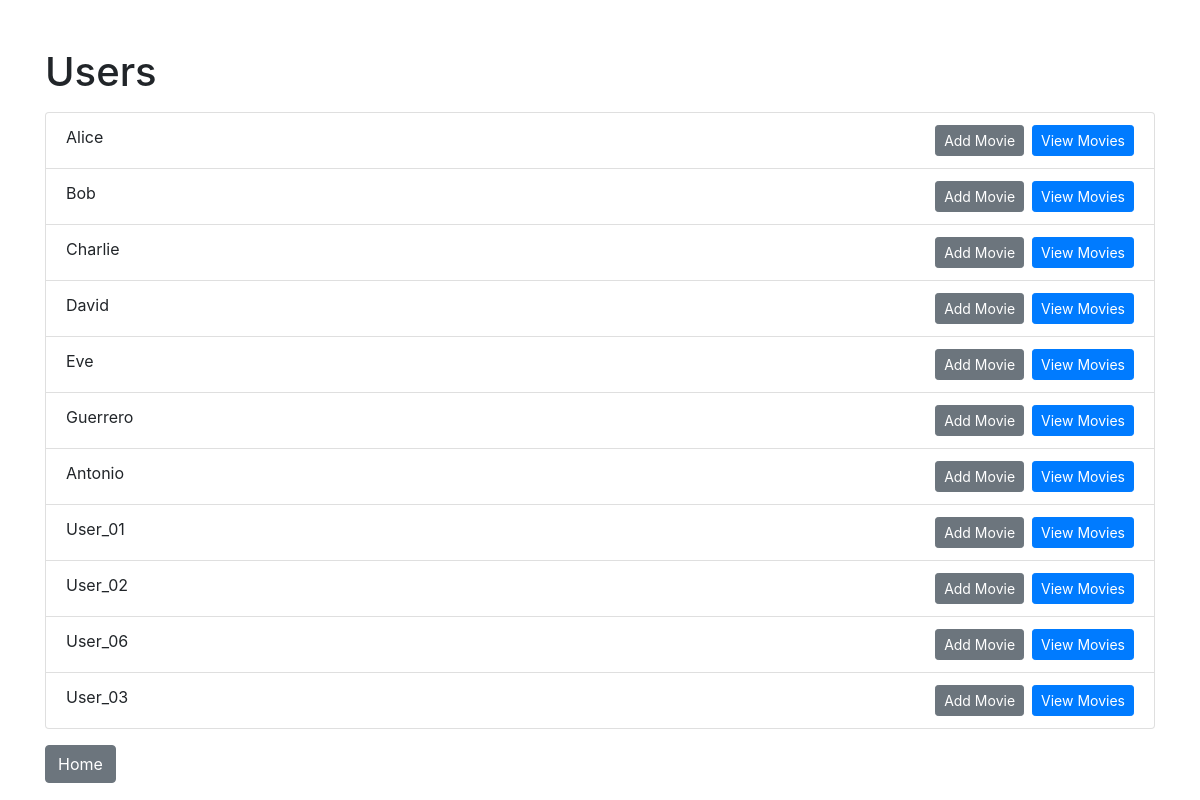
Screenshot of /users with the database file from the repository.
### models.py (models this page shows)
class User(db.Model):
    __tablename__ = 'user'
    user_id = db.Column(db.Integer, primary_key=True)
    name = db.Column(db.String(80), unique=True, nullable=False)
    movies = db.relationship('Movie', backref='user', lazy=True)

### app.py (the view)
@app.route('/users')
def list_users():
    users = User.query.all()
    return render_template('users.html', users=users)

### templates/users.html (shortened to what this page needs)
<!DOCTYPE html>
<html lang="en">
<head>
    <link rel="stylesheet" href="https://stackpath.bootstrapcdn.com/bootstrap/4.5.2/css/bootstrap.min.css">
</head>
<body>
    <div class="container">
        <h1 class="mt-5">Users</h1>
        <ul class="list-group mt-3">
            {% for user in users %}
                <li class="list-group-item">
                    {{ user.name }}
                    <a href="{{ url_for('user_movies', user_id=user.user_id) }}" class="btn btn-primary btn-sm float-right">View Movies</a>
                    <a href="{{ url_for('add_movie', user_id=user.user_id) }}" class="btn btn-secondary btn-sm float-right mr-2">Add Movie</a>
                </li>
            {% endfor %}
        </ul>
        <a href="{{ url_for('home') }}" class="btn btn-secondary mt-3">Home</a>
    </div>
</body>
</html>

### rows the page displays
User: name "Alice"
User: name "Bob"
User: name "Charlie"
User: name "David"
User: name "Eve"
User: name "Guerrero"
User: name "Antonio"
User: name "User_01"
User: name "User_02"
User: name "User_06"
User: name "User_03"
